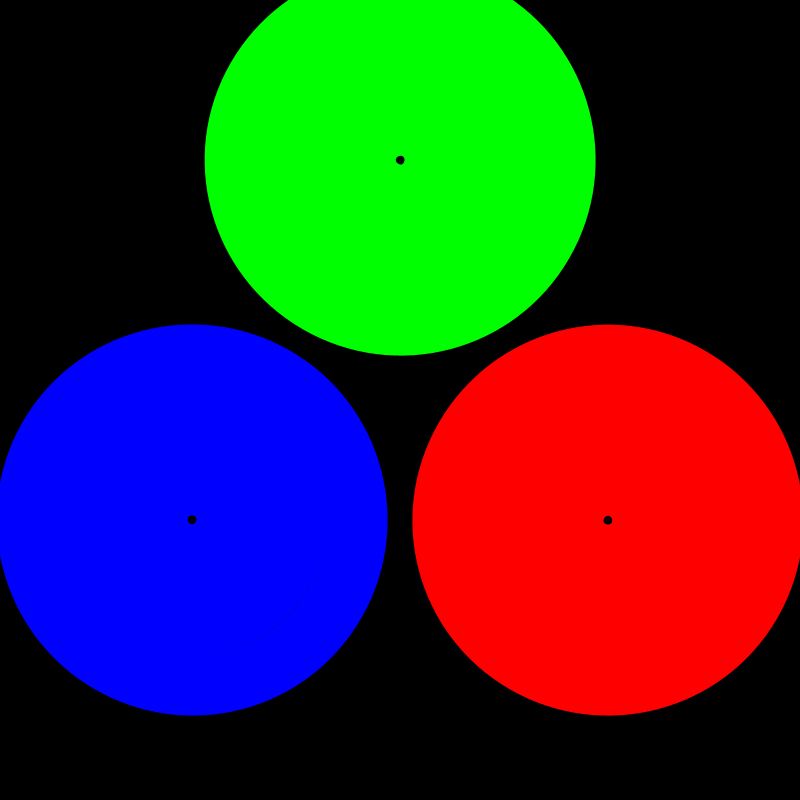
Frame 1 (no input)
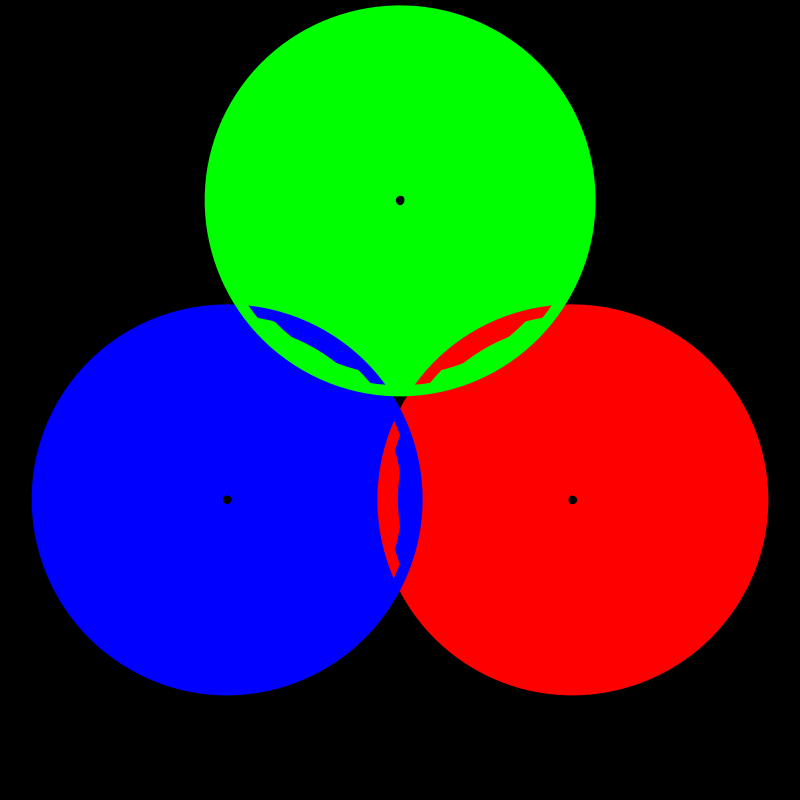
Frame 60 (the mouse pressed at the canvas centre just before this capture)
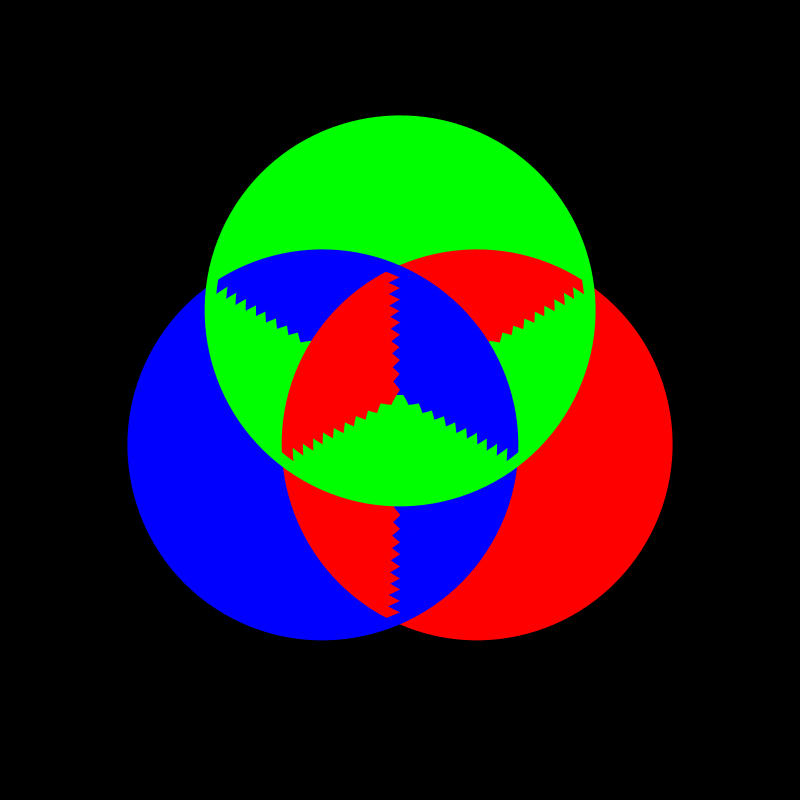
Frame 120 (the mouse held since frame 60 and released just before this capture)

The Processing sketch that drew these frames (run headless with seeded random() and noise(); from frame 60 on, the mouse is pressed at the canvas centre):

// Processing sketch: Circles_Crossing
// ── Circles_Crossing.pde
float ang=0;

void setup()
{
  size(800, 800);
}

void draw()
{
  background(0);
  translate(width/2, height/2);

  rotate(PI/6);

  strokeWeight(11);
  stroke(255);
  noFill();

  float distCentro = map(cos(ang), -1, 1, -0.9*width/3, 0.9*width/3);

  for (int i=0; i<20; i++)
  {
    float folga = 20;

    stroke(255, 0, 0);
    ellipse(distCentro*cos(0), distCentro*sin(0), i*folga, i*folga);
    stroke(0, 0, 255);
    ellipse(distCentro*cos(TWO_PI/3), distCentro*sin(TWO_PI/3), i*folga, i*folga);
    stroke(0, 255, 0);
    ellipse(distCentro*cos(2*TWO_PI/3), distCentro*sin(2*TWO_PI/3), i*folga, i*folga);
  }

  ang += 0.01;
}
